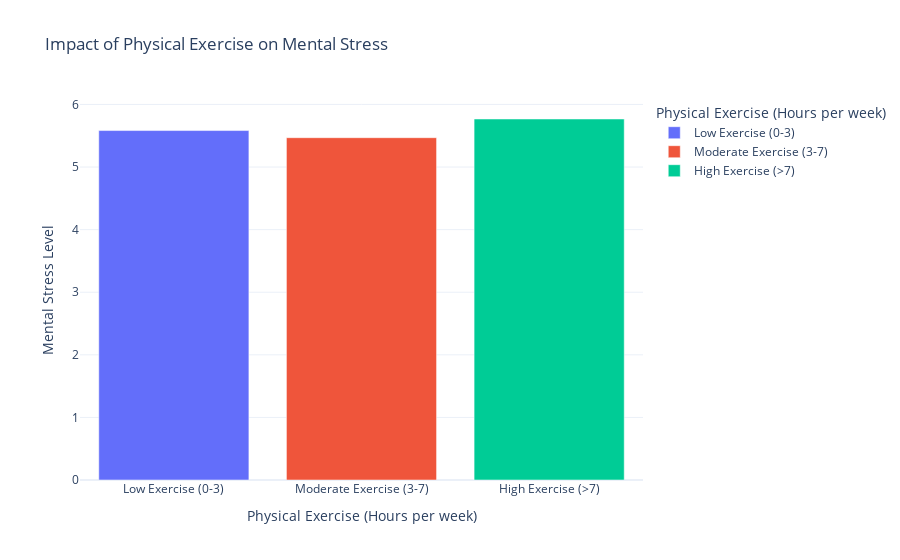

Source (notebook cell):
### Code cell
execise_impact_on_mental_stress_fig=px.bar(execise_impact_on_mental_stress.reset_index(), x='Physical Exercise (Hours per week)', y='Mental Stress Level', color='Physical Exercise (Hours per week)'
,title='Impact of Physical Exercise on Mental Stress', template='plotly_white')
execise_impact_on_mental_stress_fig.show()
#Regular exercise correlates with lower stress levels.

### Figure 1 — Plotly figure (JSON) as saved in the notebook; plotly's stock layout.template omitted (floating-point values rounded to 4 significant figures)
{"data": [{"alignmentgroup": "True", "hovertemplate": "Physical Exercise (Hours per week)=%{x}<br>Mental Stress Level=%{y}<extra></extra>", "legendgroup": "Low Exercise (0-3)", "marker": {"color": "#636efa", "pattern": {"shape": ""}}, "name": "Low Exercise (0-3)", "offsetgroup": "Low Exercise (0-3)", "orientation": "v", "showlegend": true, "textposition": "auto", "type": "bar", "x": ["Low Exercise (0-3)"], "xaxis": "x", "y": [5.583], "yaxis": "y"}, {"alignmentgroup": "True", "hovertemplate": "Physical Exercise (Hours per week)=%{x}<br>Mental Stress Level=%{y}<extra></extra>", "legendgroup": "Moderate Exercise (3-7)", "marker": {"color": "#EF553B", "pattern": {"shape": ""}}, "name": "Moderate Exercise (3-7)", "offsetgroup": "Moderate Exercise (3-7)", "orientation": "v", "showlegend": true, "textposition": "auto", "type": "bar", "x": ["Moderate Exercise (3-7)"], "xaxis": "x", "y": [5.469], "yaxis": "y"}, {"alignmentgroup": "True", "hovertemplate": "Physical Exercise (Hours per week)=%{x}<br>Mental Stress Level=%{y}<extra></extra>", "legendgroup": "High Exercise (>7)", "marker": {"color": "#00cc96", "pattern": {"shape": ""}}, "name": "High Exercise (>7)", "offsetgroup": "High Exercise (>7)", "orientation": "v", "showlegend": true, "textposition": "auto", "type": "bar", "x": ["High Exercise (>7)"], "xaxis": "x", "y": [5.768], "yaxis": "y"}], "layout": {"barmode": "relative", "legend": {"title": {"text": "Physical Exercise (Hours per week)"}, "tracegroupgap": 0}, "title": {"text": "Impact of Physical Exercise on Mental Stress"}, "xaxis": {"anchor": "y", "categoryarray": ["Low Exercise (0-3)", "Moderate Exercise (3-7)", "High Exercise (>7)"], "categoryorder": "array", "domain": [0, 1], "title": {"text": "Physical Exercise (Hours per week)"}}, "yaxis": {"anchor": "x", "domain": [0, 1], "title": {"text": "Mental Stress Level"}}}}
